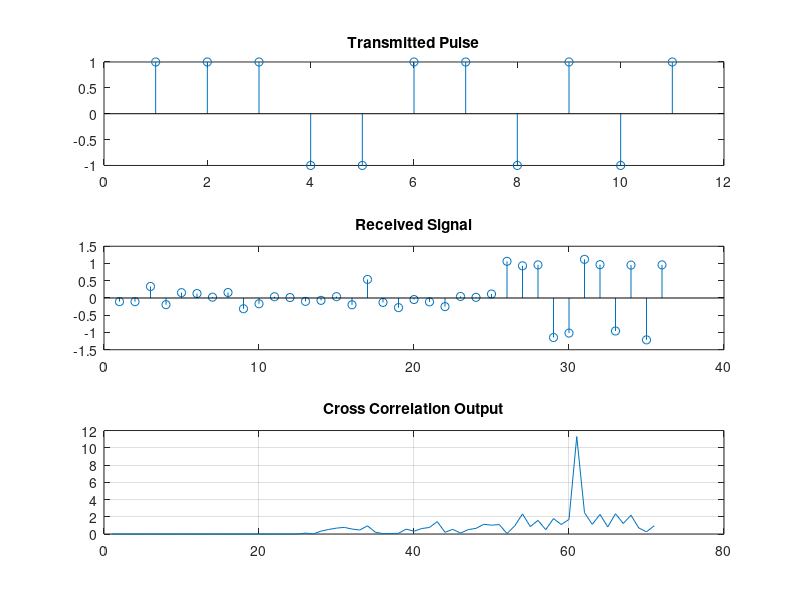

Source code (MATLAB):
clc;
clear;
close all;

%% PARAMETERS

pulse = [1 1 1 -1 -1 1 1 -1 1 -1 1];

delay = 25;

snr = 10;

%% TRANSMITTED SIGNAL

tx = pulse;

%% RECEIVED SIGNAL

rx = [zeros(1,delay) tx];

%% ADD NOISE

rx = awgn(rx,snr,'measured');

%% CROSS CORRELATION

corr_out = xcorr(rx,tx);

%% PEAK DETECTION

[peak,index] = max(abs(corr_out));

estimated_delay = index - length(tx);

%% DISPLAY

disp(['Estimated Delay = ',num2str(estimated_delay)])

%% PLOTS

figure;

subplot(3,1,1)
stem(tx)
title('Transmitted Pulse')

subplot(3,1,2)
stem(rx)
title('Received Signal')

subplot(3,1,3)
plot(abs(corr_out))
title('Cross Correlation Output')
grid on
